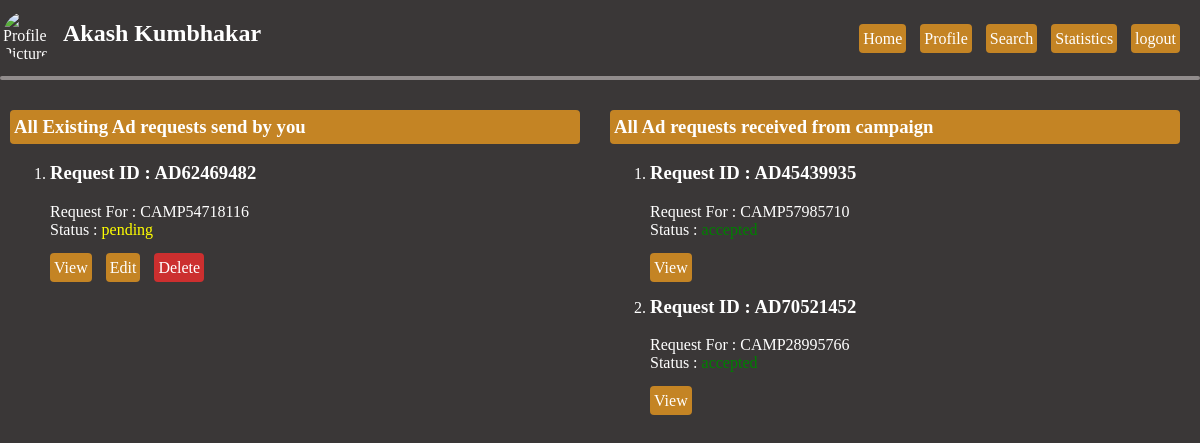
The app's page /influencer_dashboard (signed in) with its own data.
### application/models.py (models this page shows)
class Adrequest(db.Model):
    __tablename__ = 'adrequest'
    adId = db.Column(String,primary_key=True)
    campaign_id = db.Column(String,nullable=False)
    influencer_id = db.Column(String,nullable=False)
    messages = db.Column(String)
    requirements = db.Column(String,nullable=False)
    payment_amount = db.Column(Float,nullable=False)
    status = db.Column(String,nullable=False)
    type = db.Column(String,nullable=False)
    createdby = db.Column(String,nullable=False)
    send_date = db.Column(String,nullable=False)
    nego_amount = db.Column(Float)
    nego_message = db.Column(String)
    nego_status = db.Column(String)

### application/influencer.py (the view)
@influencer_app.route("/influencer_dashboard", methods=["GET","POST"])
def influencer_dashboard():
    if "influencer_name" not in session.keys() and "influencer_id" not  in session.keys():
        return redirect(url_for('influencer_app.influencer_login'))
    name = session["influencer_name"]
    influencer_id = session['influencer_id']
    image = session['influencer_image']
    try:
        privateADrequests = Adrequest.query.filter_by(influencer_id=influencer_id,type='private').all()
        publicADrequests = Adrequest.query.filter_by(influencer_id=influencer_id,type='public').all()
    except Exception as e:
        return render_template('message.html', id = 'DBERROR', error = e),503
    else:
        return render_template("influencer_dashboard.html",
                               id='adrequest',
                               name=name,
                               image=image,
                               privateAD = privateADrequests,
                               publicAD = publicADrequests)

### templates/influencer_dashboard.html (shortened to what this page needs)
<!DOCTYPE html>
<html lang="en">
    <head>
        <link rel="stylesheet" href="{{url_for('static',filename='home.css')}}">
    </head>
    <body>
        <div class="container">
            <div class="header-left-col">
                <img  src="{{url_for('static',filename='uploads/'+image)}}" alt="Profile Picture" class="header-profile-picture">
                <h2 class="h2">{{name}}</h2>
            </div>
            <div class="header-right-col">
                <section class="campaign-block">
                    <a href="{{url_for('influencer_app.influencer_dashboard')}}" class="link-button">Home</a>
                    <a href="{{url_for('influencer_app.influencer_profile')}}" class="link-button">Profile</a>
                    <a href="{{url_for('influencer_app.influencer_search')}}" class="link-button">Search</a>
                    <a href="{{url_for('influencer_app.influencer_stat')}}" class="link-button">Statistics</a>
                    <a href="{{url_for('influencer_app.influencer_logout')}}" class="link-button">logout</a>
                </section>
            </div>
        </div>
        <hr>
        {%if id == 'profile'%}
        <div class="container">
            <div class="left-col">
                <img src="..\static\uploads\{{image}}" alt="Profile Picture" class="body-profile-picture">
                <p>{{name}}</p>
                <form action="/influencer_dashboard/profile_pic/upload" method="POST" enctype="multipart/form-data">
                    <label>Edit Profile Picture</label><br>
                    <input type="file" name="profile_pic" accept=".png,.jpg,.jpeg,.svg" required><br>
                    <button type="submit">Update</button>
                </form>
            </div>
            <div class="right-col">
                <form action="/influencer_dashboard/profile" method="POST">
                    <label>User_ID</label><br>
                    <input type="text" name="ID" value="{{influencer.influencer_id}}" required readonly><br>
                    <label>Name</label><br>
                    <input type="name" name="name" value="{{influencer.name}}" required><br>
                    <label>Email</label><br>
                    <input type="email" name="email" value="{{influencer.email}}" required><br>
                    <label>Mobile No</label><br>
                    <input type="text" name="mobno" value="{{influencer.mobileno}}" required maxlength="10" minlength="10"><br>
                    <label>Password</label><br>
                    <input type="text" name="password" value="{{influencer.password}}" required><br>
                    <label>Category</label><br>
                    <select type="text" name="category" value="{{influencer.category}}" required>
                        <option value="Experienced">Experienced</option>
                        <option value="Midlevel">Midlevel</option>
                        <option value="Biginer">Biginer</option>
                    </select><br>
                    <label>Field</label><br>
                    <input type="text" name="niche" value="{{influencer.niche}}" required><br>
                    <label>Social Media Follower:</label><br>
                    <input type="number" name="reach" value="{{influencer.reach}}" required><br>
                    <label>Youtube</label><br>
                    <input type="url" name="youtube" value="{{influencer.youtube_link}}"><br>
                    <label>Facebook</label><br>
                    <input type="url" name="facebook" value="{{influencer.facebook_link}}"><br>
                    <label>Tweeter</label><br>
                    <input type="url" name="tweeter" value="{{influencer.tweeter_link}}"><br>
                    <label>Insta</label><br>
                    <input type="url" name="insta" value="{{influencer.insta_link}}"><br>
                    <label>Linkedin</label><br>
                    <input type="url" name="linkedin" value="{{influencer.linkedin_link}}"><br>
                    <button type="submit">Update</button>
                </form>
            </div>
        </div>
        {%elif id == 'adrequest'%}
        <div class="container-1-1">
            <div class="left-col-1-1">
                <div class="campaign-block">
                    <h3 class="link-button">All Existing Ad requests send by you</h3>
                    {%if publicAD|length == 0 %}
                    <h3 style="color: rgb(148, 142, 142);">No Ad requests send.<br>
                        Search campaign & make Ad requests for existing campaign.</h3>
                    {% else %}
                    <ol>
                        {% for ad in publicAD%}
                        <li>
                            <h3>Request ID : {{ad.adId}}</h3>
                            Request For : {{ad.campaign_id}}</br>
                            {%if ad.status == 'pending' %}
                            Status : <span style="color: yellow;">{{ad.status}}</span>
                            {%elif ad.status == 'accepted' %}
                            Status : <span style="color: green;">{{ad.status}}</span>
                            {%else%}
                            Status : <span style="color: red;">{{ad.status}}</span>
                            {%endif%}
                            <div class="inner-block">
                                <a class="link-button" href=""> View</a>
                                <a class="link-button" href=""> Edit</a>
                                <a class="link-button" style="background-color: rgb(204, 47, 47);"
                                    href=""> Delete</a>
                            </div>
                        </li>
                        {% endfor %}
                    </ol>
                    {% endif %}
                </div>
            </div>
            <div class="right-col-1-1">
                <div class="campaign-block">
                    <h3 class="link-button">All Ad requests received from campaign</h3>
                    {%if privateAD|length == 0 %}
                    <h3 style="color: rgb(148, 142, 142);">Not received any Ad Requests.</h3>
                    {% else %}
                    <ol>
                        {% for ad in privateAD%}
                        <li>
                            <h3>Request ID : {{ad.adId}}</h3>
                            Request For : {{ad.campaign_id}}</br>
                            {%if ad.status == 'pending' %}
                            Status : <span style="color: yellow;">{{ad.status}}</span>
                            {%elif ad.status == 'accepted' %}
                            Status : <span style="color: green;">{{ad.status}}</span>
                            {%else%}
                            Status : <span style="color: red;">{{ad.status}}</span>
                            {%endif%}
                            <div class="inner-block">
                                <a class="link-button" href="{{url_for('influencer_app.take_action',flag='rv',ad_id=ad.adId)}}"> View</a>
                            </div>
                        </li>
                        {% endfor %}
                    </ol>
                    {% endif %}
                </div>
            </div>
        </div>
        {%endif%}
    </body>
</html>

### static/home.css (style rules this page uses)
body { margin: 0px 0px 1cm 0px; padding: 0; background-color: rgb(58, 55, 55); color: white; }
.container { display: grid; grid-template-columns: 1fr 2fr; }
.container-1-1 { display: grid; grid-template-columns: 1fr 1fr; }
.left-col-1-1 { border-style: solid; border-width: 0px 0px 0px 0px; }
.right-col-1-1 { border-style: solid; border-width: 0px 0px 0px 0px; }
.header-left-col { display:inline-flex; justify-content: left; background-color: rgb(58, 55, 55); height: 2cm; }
.header-right-col { text-align: right; background-color: rgb(58, 55, 55); height: 2cm; }
hr { margin: 0px; border:0px; border-radius: 5px; height:4px; background-color: rgb(145, 140, 140); }
.header-profile-picture { width: 50px; height: 50px; border-radius: 50%; object-fit:cover; margin-top: 11px; margin-left: 3px; margin-right: 5px; }
.h2 { margin-left: 5px; }
.link-button { padding: 6px 4px 6px 4px; margin-right: 10px; text-decoration: none; border-radius: 4px; color: white; background-color: rgb(196, 132, 36); }
.campaign-block { margin: 30px 10px 15px 10px; }
.inner-block { margin: 20px 10px 15px 0px; }

### records on screen
Adrequest: adId "AD62469482", campaign_id "CAMP54718116", status "pending"
Adrequest: adId "AD45439935", campaign_id "CAMP57985710", status "accepted"
Adrequest: adId "AD70521452", campaign_id "CAMP28995766", status "accepted"

### other values on screen
{{ name }} "Akash Kumbhakar"
